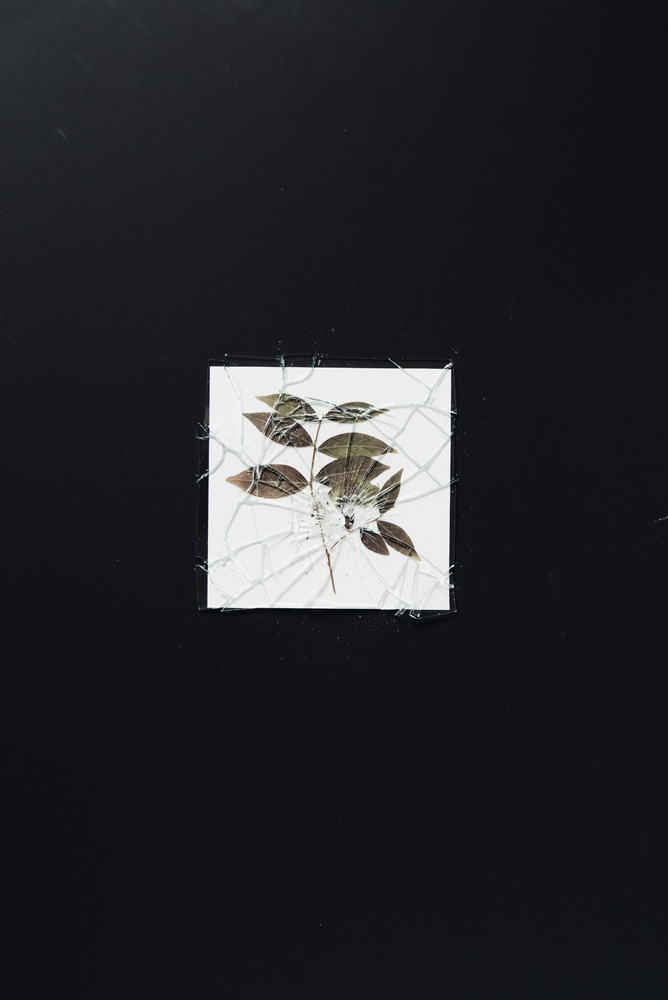
#> input picture Assignment 0/sample.jpg, 668 x 1000 px, shrunk from 4016 x 6016 before the run, given in place of the camera
$ python cartoon_effect.py
#> lines starting #> are read from the running program, lines starting #| are printed output that depends on the picture; after the words box and inside, x2 and y2 are one past the last pixel; in counts of white or black regions, pixels touching at a corner belong together
#> further down, frame is the input picture: shape (1000, 668, 3); mean B, G, R 42, 38.6, 37.6
import cv2
import numpy as np


def edge_mask(img, line_size, blur_value):
#> called with line_size = 7, blur_value = 7
  gray = cv2.cvtColor(img, cv2.COLOR_BGR2GRAY)
  gray_blur = cv2.medianBlur(gray, blur_value)
  edges = cv2.adaptiveThreshold(gray_blur, 255, cv2.ADAPTIVE_THRESH_MEAN_C, cv2.THRESH_BINARY, line_size, blur_value)
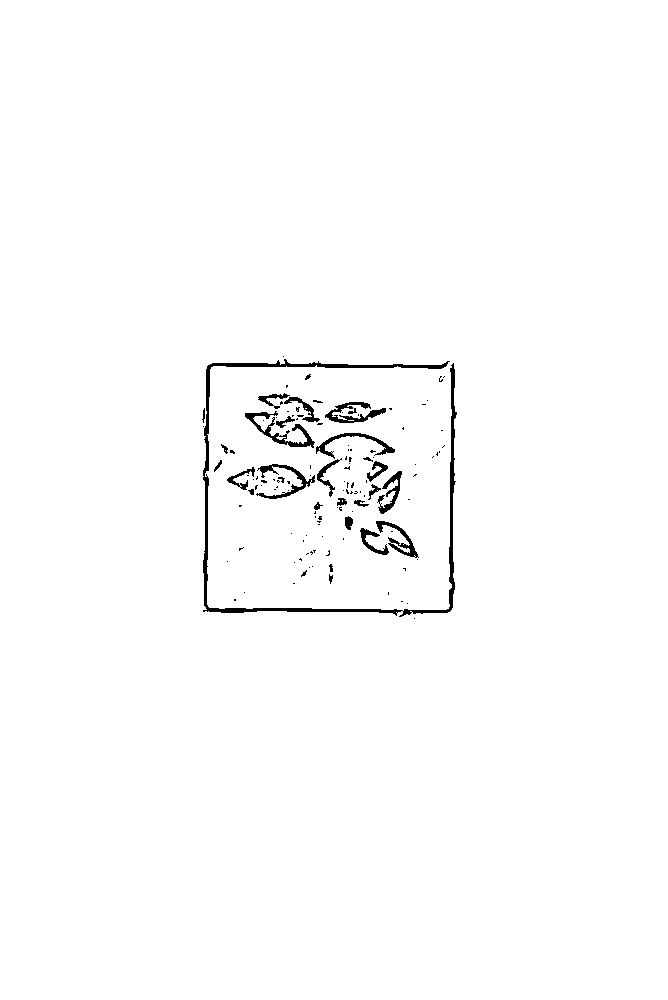
#> edges: shape (1000, 668); 98.7% white; 127 black regions (98 under 20 px), largest, box (x1, y1, x2, y2) and area: (203, 359, 457, 617) 3404, (245, 411, 315, 448) 603, (325, 402, 386, 423) 496
  return edges


# values for edge mask
line_size = 7
blur_value = 7

# select input from webcam
capture = cv2.VideoCapture(0)

# the following values are returned as floats
width = int(capture.get(cv2.CAP_PROP_FRAME_WIDTH))
height = int(capture.get(cv2.CAP_PROP_FRAME_HEIGHT))

# output the captured video onto disk
path = '/Users/marco/Documents/KU Leuven/Computer Vision/Assignment 1/Generated Clips/cartoon_effect.mp4'
writer = cv2.VideoWriter(path, cv2.VideoWriter_fourcc(*'mp4v'), 15, (width, height), isColor=False)

# set font to add subtitles
font = cv2.FONT_HERSHEY_SIMPLEX

while True:

    ret, frame = capture.read()
    edges = edge_mask(frame, line_size, blur_value)
    cv2.putText(edges, text='Cartoon effect', org=(20, 60), fontFace=font, fontScale=2, color=(0, 0, 0),
            thickness=3, lineType=cv2.LINE_AA)
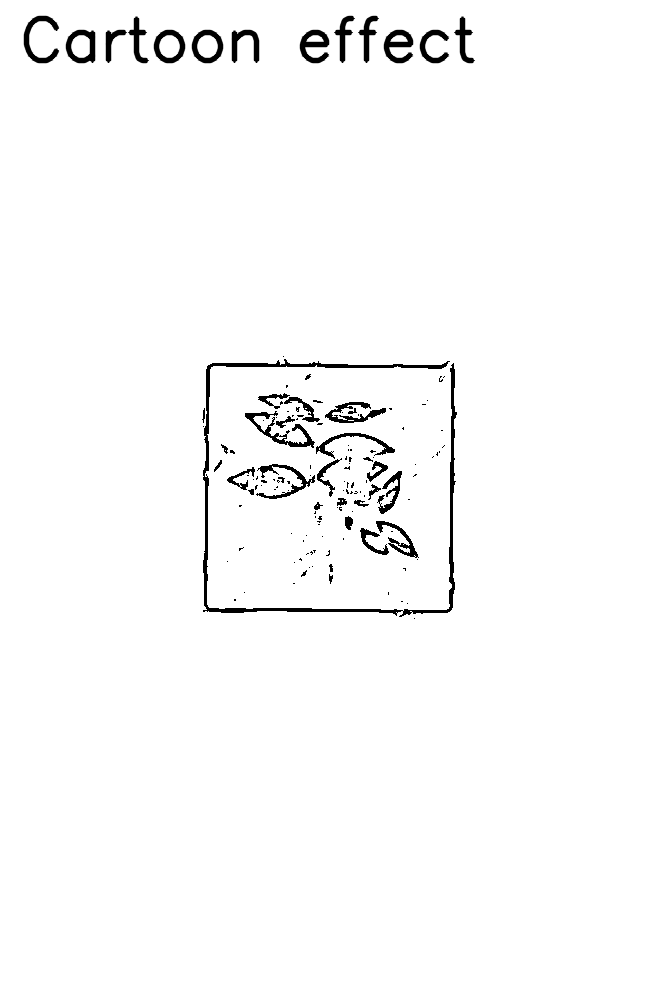
#> edges: shape (1000, 668); 1.04% of pixels changed, all inside (x1, y1, x2, y2) = (23, 15, 476, 64)
    cv2.imshow('cartoon', np.uint8(edges))
    writer.write(edges)

    if cv2.waitKey(1) & 0xFF == 27:
#> (key Esc is pressed here)
        break

capture.release()
writer.release()
cv2.destroyAllWindows()
